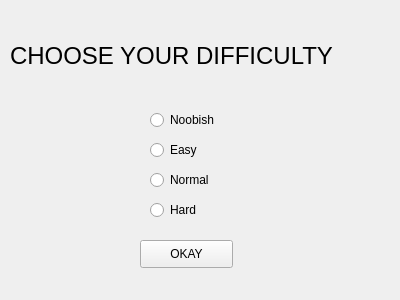
<?xml version="1.0" encoding="UTF-8"?>
<ui version="4.0">
 <class>Settings</class>
 <widget class="QWidget" name="Settings">
  <property name="geometry">
   <rect>
    <x>0</x>
    <y>0</y>
    <width>400</width>
    <height>300</height>
   </rect>
  </property>
  <property name="windowTitle">
   <string>Form</string>
  </property>
  <widget class="QLabel" name="label1">
   <property name="geometry">
    <rect>
     <x>10</x>
     <y>0</y>
     <width>381</width>
     <height>111</height>
    </rect>
   </property>
   <property name="font">
    <font>
     <pointsize>18</pointsize>
    </font>
   </property>
   <property name="text">
    <string>CHOOSE YOUR DIFFICULTY</string>
   </property>
  </widget>
  <widget class="QRadioButton" name="diff1">
   <property name="geometry">
    <rect>
     <x>150</x>
     <y>110</y>
     <width>95</width>
     <height>20</height>
    </rect>
   </property>
   <property name="text">
    <string>Noobish</string>
   </property>
  </widget>
  <widget class="QRadioButton" name="diff2">
   <property name="geometry">
    <rect>
     <x>150</x>
     <y>140</y>
     <width>95</width>
     <height>20</height>
    </rect>
   </property>
   <property name="text">
    <string>Easy</string>
   </property>
  </widget>
  <widget class="QRadioButton" name="diff3">
   <property name="geometry">
    <rect>
     <x>150</x>
     <y>170</y>
     <width>95</width>
     <height>20</height>
    </rect>
   </property>
   <property name="text">
    <string>Normal</string>
   </property>
  </widget>
  <widget class="QRadioButton" name="diff4">
   <property name="geometry">
    <rect>
     <x>150</x>
     <y>200</y>
     <width>95</width>
     <height>20</height>
    </rect>
   </property>
   <property name="text">
    <string>Hard</string>
   </property>
  </widget>
  <widget class="QPushButton" name="okayButton">
   <property name="geometry">
    <rect>
     <x>140</x>
     <y>240</y>
     <width>93</width>
     <height>28</height>
    </rect>
   </property>
   <property name="text">
    <string>OKAY</string>
   </property>
  </widget>
 </widget>
 <resources/>
 <connections/>
</ui>
